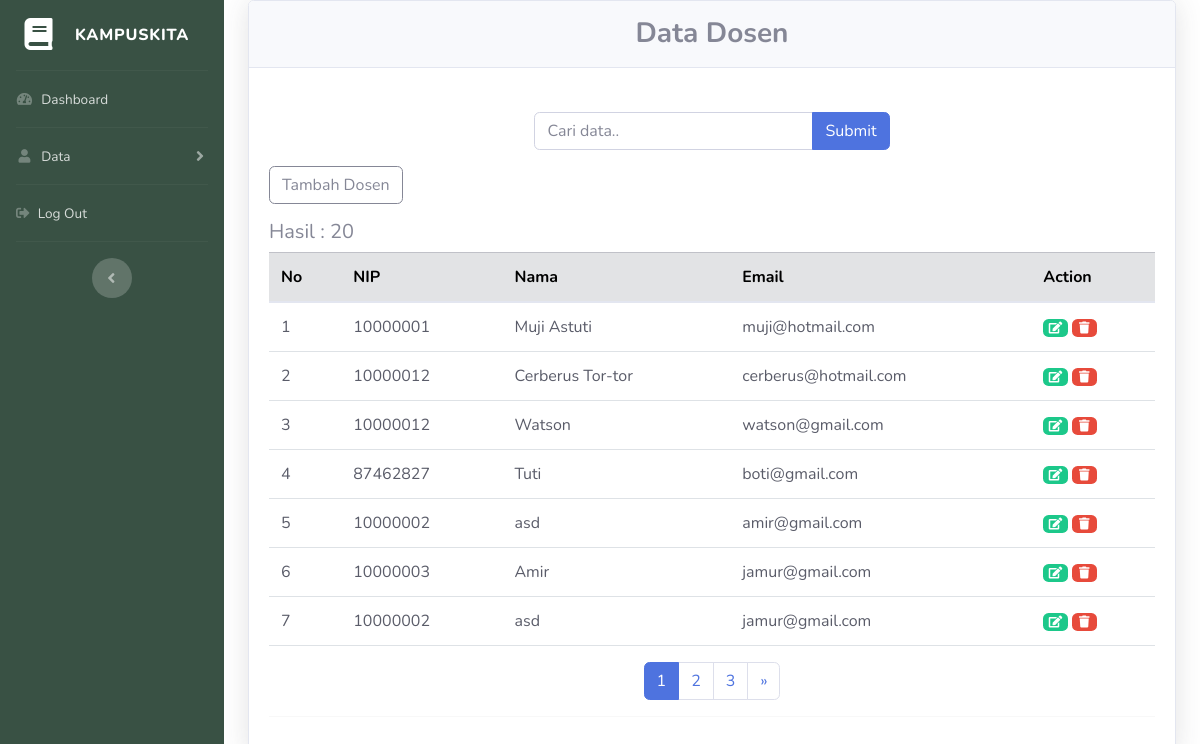
Page /index.php/dosen on the committed database.
### tables this page shows
CREATE TABLE `dosen` (
  `id` int(11) NOT NULL,
  `nama` varchar(100) NOT NULL,
  `nip` int(8) NOT NULL,
  `email` varchar(50) NOT NULL
);

### application/controllers/Dosen.php (called while the page is built, shortened)
<?php
class Dosen extends CI_Controller
{
	public function __construct()
	{
		$this->load->model('ModelAdmin');
	}
	public function index()
	{
		$queryAllDosen = $this->ModelAdmin->getDataDosen();
		$data = array('dosen' => $queryAllDosen);
		$title['title'] = "KampusKita Home";
		if($this->input->post('submit')) {
			$data['keyword'] = $this->input->post('keyword');
			$this->session->set_userdata('keyword', $data['keyword']);
		} else {
			$data['keyword'] = $this->session->userdata('keyword');
		}
		$this->db->like('nama', $data['keyword']);
		$this->db->or_like('email', $data['keyword']);
		$this->db->or_like('nip', $data['keyword']);
		$this->db->from('dosen');
		$config['total_rows'] = $this->db->count_all_results();
		$data['total_rows'] = $config['total_rows'];
		$config['per_page'] = 7;
		$data['start'] = $this->uri->segment(3);
		$data['dosen'] = $this->ModelAdmin->getDosen($config['per_page'], $data['start'], $data['keyword']);
		$this->load->view('templates/header', $title);
		$this->load->view('templates/sidebar');
		$this->load->view('view-dosen.php', $data);
		$this->load->view('templates/footer');
	}
}

### index.php (called while the page is built, shortened)
<?php
require_once BASEPATH.'core/CodeIgniter.php';

### application/models/ModelAdmin.php (called while the page is built, shortened)
<?php
class ModelAdmin extends CI_Model
{
	public function getDosen($limit, $start, $keyword = null)
	{
		$query = $this->db->get('dosen', $limit, $start);
		return $query->result();
	}
}

### application/views/view-dosen.php (the view, shortened to what this page needs)
<br>
<div class="container-fluid">
		<div class="card shadow mb-4">
			<div class="card-header py-3">
				<h3 class="m-0 font-weight-bold text-secondary" align="center">Data Dosen</h3>
			</div>
			<div class="card-body">
				<div class="row justify-content-center mt-4">
					<div class="col-md-5">
						<form action="<?= base_url('dosen'); ?>" method="post">
							<div class="input-group mb-3">
								<input type="text" class="form-control" placeholder="Cari data.. " name="keyword" autocomplete="off" autofocus>
								<div class="input-group-append">
									<input class="btn btn-primary" type="submit" name="submit">
								</div>
							</div>
						</form>
					</div>
				</div>
				<a class="btn btn-outline-secondary mb-3" align="center" data-toggle="modal" data-target="#newDosen">Tambah Dosen</a>
				<h5>Hasil : <?= $total_rows; ?></h5>
				<table class="table table-hover text-dark">
					<thead class="table-secondary">
						<tr>
							<th scope="col">No</th>
							<th scope="col">NIP</th>
							<th scope="col">Nama</th>
							<th scope="col">Email</th>
							<th scope="col">Action</th>
						</tr>
					</thead>
					<tbody>
						<?php
						foreach ($dosen as $row) :
						?>
							<tr>
								<td><?= ++$start; ?></td>
								<td><?= $row->nip; ?></td>
								<td><?= $row->nama; ?></td>
								<td><?= $row->email; ?></td>
								<td>
									<a class="badge badge-success" data-toggle="modal" data-target="#editDsn<?= $row->id; ?>" href=""><i class="fas fa-fw fa-edit"></i></a>
									<a class="badge badge-danger" data-toggle="modal" data-target="#deleteDsn<?= $row->id; ?>"><i class="fas fa-fw fa-trash"></i></a>
								</td>
							</tr>
						<?php endforeach; ?>
				</table>
				<?= $this->pagination->create_links(); ?>
				<hr class="container-divider">
			</div>
		</div>
</div>
</div>

### rows in the picture
dosen: nip "10000001", nama "Muji Astuti", email "muji@hotmail.com"
dosen: nip "10000012", nama "Cerberus Tor-tor", email "cerberus@hotmail.com"
dosen: nip "10000012", nama "Watson", email "watson@gmail.com"
dosen: nip "87462827", nama "Tuti", email "boti@gmail.com"
dosen: nip "10000002", nama "asd", email "amir@gmail.com"
dosen: nip "10000003", nama "Amir", email "jamur@gmail.com"
dosen: nip "10000002", nama "asd", email "jamur@gmail.com"

### other values in the picture
$total_rows "20"
$this->pagination->create_links() "1 2 3 »"
